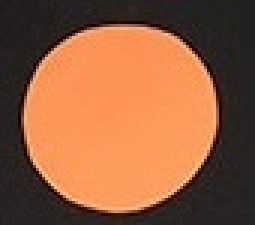
#> input picture Extraccion caracteristicas/img/B1.jpg, 85 x 75 px (shown 3 times larger)
$ python ShapeClassificatorPhotos.py img/B1.jpg img/B1.jpg   (older library calls are emulated)
#> lines starting #> are read from the running program, lines starting #| are printed output that depends on the picture; after the words box and inside, x2 and y2 are one past the last pixel; in counts of white or black regions, pixels touching at a corner belong together; long printed decimals are rounded
# -*- coding: utf-8 -*-
"""
Created on Tue Mar 20 16:20:34 2018

@author: Jose Villalobos

This program, classifies an shape as the following classes:
    - Star
    - Circle
    - Square
"""

import numpy as np
import cv2
import sys # used for load the image

consoleApp = False;

if (consoleApp):
    img = cv2.imread(sys.argv[1], cv2.IMREAD_GRAYSCALE if (sys.argv[2] == '-b') else cv2.IMREAD_COLOR)
else:
    fileName = 'B1'
    img = cv2.imread('img/'+fileName+'.jpg', cv2.IMREAD_COLOR);
#> img is the input picture: shape (75, 85, 3); mean B, G, R 61.7, 93.1, 146.1


NONE = -1
CIRCLE = 0;
SQUARE = 1;
STAR = 2;

shapeClass = NONE

while(True):
    img = cv2.cvtColor(img, cv2.COLOR_BGR2GRAY)
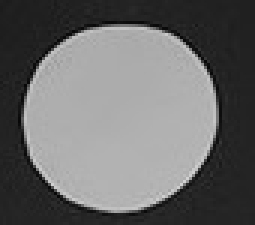
#> img: shape (75, 85) (shown 3 times larger); min 7, max 210, mean 105.4
    m = cv2.moments(img)
#> m = moments, m00 671769, centre m10/m00, m01/m00 = (40.49, 38.44)


    area = m['m00'] # Area from moments, same as  cv2.contourArea()
#> area = 671769

    # Extract noise from the image
    img = cv2.GaussianBlur(img, (5, 5), 2)
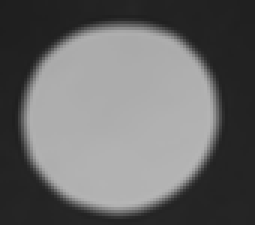
#> img: shape (75, 85) (shown 3 times larger); min 30, max 182, mean 105.4
    cv2.imshow('Threshold', img)

    #img = cv2.threshold(img, 100, 255, cv2.THRESH_BINARY)
    imgEdge = cv2.Canny(img, 100, 200) # Canny(img, minVal, maxVal) https://docs.opencv.org/3.1.0/da/d22/tutorial_py_canny.html
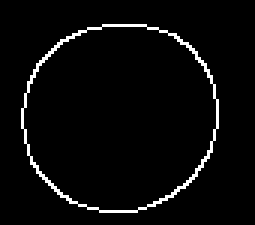
#> imgEdge: shape (75, 85) (shown 3 times larger); 3.7% white in thin lines or dots, all inside (x1, y1, x2, y2) = (7, 8, 73, 71)

    # Contourn feature
    # For better accuracy, use binary images. So before finding contours, apply threshold or canny edge detection.
    im, contourns, hierarchy = cv2.findContours(imgEdge, cv2.RETR_EXTERNAL, cv2.CHAIN_APPROX_SIMPLE) # Get the contorn
#> contourns = 1 contour; box (x1, y1, x2, y2) and area: (7, 8, 73, 71) 3226

    print(len(contourns))
#| 1

    # Converts here for avoid error in the first iteratoin of the for loop
    img = cv2.cvtColor(img, cv2.COLOR_GRAY2BGR)
#> img: shape (75, 85, 3)
    for i in range(len(contourns)):
        print('\nShape ' + str(i+1))
        img = cv2.cvtColor(img, cv2.COLOR_BGR2GRAY)

        # Perimeter feature
        perimeter = cv2.arcLength(contourns[i], True) # Get the perimeter
        print('The perimeter is: ' + str(perimeter))

        # Centroid feature
        x = int(m['m10']/m['m00'])
        y = int(m['m01']/m['m00'])
        centroidPos = (x, y) # Centroid position
        centroidPosArr = np.array([[x, y]])

        # C Feature = perimeter**2 / Area
        c = (perimeter**2) / area
        print('The C feature is: ' + str(c))


        # standard deviation feature
        radialLengths = []
        # Iterates all the contourn's points
        for j in range(len(contourns[i])):
            # Save to the radialLengths array: (contourn_point) - (centroid)
            diff = (contourns[i][j]) - (centroidPosArr)
            # Computes the lenthg of the vectors
            length = np.linalg.norm(diff[0])


            radialLengths.append(length)
            #print(contourns[i][j] )
        # Computes the standard deviation
        stdDev = np.std(np.array(radialLengths, np.float32))
        print('Standard deviation: ' + str(stdDev))

        '''
        In this classifier we look that the standard deviaton of the radial lengths (contourn point[j] - centroid)
        are aproximatelly equal to 0 (zero) when the shape is an circle
        '''
        if (stdDev < 1.1):
            print('Shape: circle (Or ellipse with closed focus')
        else:
            print('Shape: Square (Or other)')

        img = cv2.cvtColor(img, cv2.COLOR_GRAY2BGR)
        img = cv2.circle(img, centroidPos, 3, (0, 255, 0), thickness=-1) # Negative thickness means that a filled circle is to be drawn.
        img = cv2.drawContours(img, contourns, i, (255, 0, 0), thickness=10) # Draws the contours in blue
#> this loop made 1 pass
#> (perimeter, x, y, c, stdDev) on pass 1: (212.4, 40, 38, 0.0672, 0.817)
#| Shape 1
#| The perimeter is: 212.409
#| The C feature is: 0.06716
#| Standard deviation: 0.8171
#| Shape: circle (Or ellipse with closed focus
#> pass 1, `img = cv2.drawContours(img, contourns, i, (255, 0, 0), thickness=10)`:
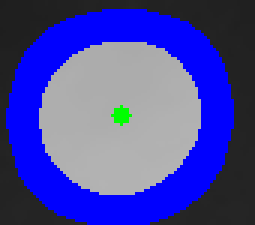
#> img: shape (75, 85, 3) (shown 3 times larger); mean B, G, R 160.2, 70.6, 69.4

    cv2.imshow("Canny", imgEdge)
    cv2.imshow('Image', img)

    ch = 0xFF & cv2.waitKey()
#> (key q is pressed here)
    if (ch == ord('q') or ch == ord('Q')):
        #cv2.imwrite("resultado.jpg", salida)
        break;
cv2.destroyAllWindows();

$ run again, with Extraccion caracteristicas/img/B0.jpg copied over Extraccion caracteristicas/img/B1.jpg
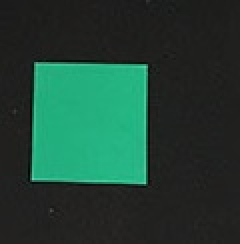
#> input picture Extraccion caracteristicas/img/B0.jpg, 120 x 122 px (shown 2 times larger)
#> img is the input picture: shape (122, 120, 3); mean B, G, R 53.1, 65.9, 32.9
#> m = moments, m00 800153, centre m10/m00, m01/m00 = (53.45, 61.66)
#> area = 800153
#> `imgEdge = cv2.Canny(img, 100, 200)`:
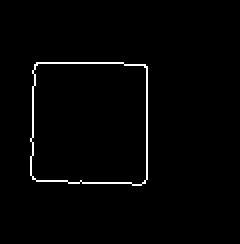
#> imgEdge: shape (122, 120) (shown 2 times larger); 1.6% white in thin lines or dots, all inside (x1, y1, x2, y2) = (15, 31, 74, 93)
#> contourns = 1 contour; box (x1, y1, x2, y2) and area: (15, 31, 74, 93) 3394
#| 1
#> the loop `for i in range(len(contourns)):` made 1 pass
#> (perimeter, x, y, c, stdDev) on pass 1: (234, 53, 61, 0.0685, 5.27)
#> (printed output is left out)
#> pass 1, `img = cv2.drawContours(img, contourns, i, (255, 0, 0), thickness=10)`:
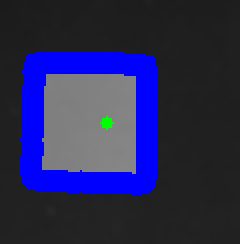
#> img: shape (122, 120, 3) (shown 2 times larger); mean B, G, R 84.6, 41.6, 41.1
